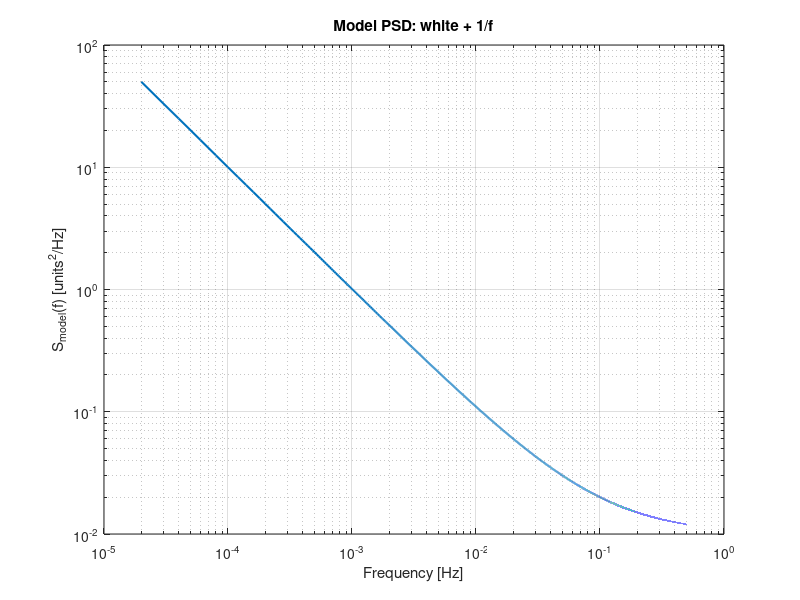

Reproduce this figure in MATLAB. (Note: this script raises an error after producing the figure.)
clear; clc; close all;

%% Parameters
fs   = 1;           % [Hz] sampling frequency
N    = 5E4;        % number of samples (even)
t    = (0:N-1)'/fs; % time vector

% PSD model parameters
Swhite = 1E-1;   % white noise level [units^2/Hz]
fc     = 0.1;   % corner frequency between flat and 1/f region [Hz]
alpha  = 1;      % 1/f^alpha

%% 1) Build one-sided PSD model S_model(f)
df     = fs/N;
f_one  = (0:N/2)'*df;        % one-sided frequency grid [0 .. fs/2]

% Model: flat up to fc, then 1/f^alpha
f_min = 1e-5;                % avoid division by zero
f_eff = max(f_one, f_min);
S_one = Swhite^2 * (1 + (fc./f_eff).^alpha);  % [units^2/Hz]

% (Optional) plot the model PSD
figure;
loglog(f_one(2:end), S_one(2:end),'LineWidth',1.5);
xlabel('Frequency [Hz]');
ylabel('S_{model}(f) [units^2/Hz]');
title('Model PSD: white + 1/f');
grid on;

%% 2) Convert to two-sided PSD for length N (needed for FFT-based operations)
% S_one is one-sided. For a real signal:
%  - DC and Nyquist are single bins
%  - all interior positive freqs are mirrored -> two-sided is half there.
S_two_one              = S_one;
S_two_one(2:end-1)     = S_one(2:end-1)/2; % interior freqs halved
% Build full two-sided array (N points)
S_two_full = [S_two_one; flipud(S_two_one(2:end-1))];  % size N x 1

%% 3) Generate colored noise from the PSD model (frequency-domain shaping)

% Create frequency-domain coefficients consistent with S_two_full
% such that variance ~ integral S_one df. Then correct with a final scaling.
X = zeros(N,1);
% DC
X(1) = sqrt(S_two_full(1)*df)*randn;
% Nyquist (N/2+1)
X(N/2+1) = sqrt(S_two_full(N/2+1)*df)*randn;

% Positive freqs 2..N/2
for k = 2:N/2
    Sk    = S_two_full(k);
    sigma = sqrt(Sk*df/2);  % /2 because energy is shared with conjugate
    X(k)        = sigma*(randn + 1i*randn);
    X(N-k+1)    = conj(X(k));   % enforce Hermitian symmetry
end

% Time-domain noise realization
n = real(ifft(X));    % MATLAB ifft has 1/N internally

% Calibrate variance to match theoretical integral of S_one
var_theory = sum(S_one)*df;   % integral of one-sided PSD
var_emp    = var(n);
n          = n*sqrt(var_theory/var_emp);  % rescale

%% 4) Check that PSD of realization matches model (amplitude)
nfft_psd = N;
[PSD_est, f_est] = pwelch(n, hamming(nfft_psd/2), nfft_psd/4, nfft_psd, fs, 'onesided');

S_model_interp = interp1(f_one, S_one, f_est, 'linear', 'extrap');

figure;
loglog(f_est(2:end), PSD_est(2:end), 'LineWidth',1.5); hold on;
loglog(f_est(2:end), S_model_interp(2:end), '--', 'LineWidth',1.5);
xlabel('Frequency [Hz]');
ylabel('PSD [units^2/Hz]');
legend('Estimated PSD (pwelch)','Model PSD');
title('Comparison: model vs estimated PSD');
grid on;

%% 5) Build measurement model: y = H x_true + n
% Two parameters, e.g., offset and slow trend
x_true    = [1.0; -0.5];        % true parameters
H         = [ones(N,1), t/t(end)];  % N x 2

y         = H*x_true + n;       % measurements

%% 6) Unwhitened LS solution
x_LS = (H' * H) \ (H' * y);
C_LS = 3*sqrt(diag(inv(H'*H)));

%% 7) Build frequency-domain whitening "G matrix"
Gf = sqrt((Swhite) ./ S_two_full);   % frequency-domain whitening gain

%% 5) Apply zero-phase whitening to y and H
% Whitening in frequency domain:
Y  = fft(y);
Yw = Gf .* Y;                  % apply whitening gain
y_w = real(ifft(Yw));          % zero-phase whitening

Hw = zeros(size(H));
for j = 1:size(H,2)
    Hj  = fft(H(:,j));
    Hjw = Gf .* Hj;            % same filter applied to each column
    Hw(:,j) = real(ifft(Hjw));
end

% Whitened LS
x_WLS = (Hw' * Hw) \ (Hw' * y_w);
C_WLS = 3*sqrt(diag(inv(Hw'*Hw)));

%% 8) Compare solutions
disp('True parameters:');
disp(x_true.');

disp('Unwhitened LS estimate:');
disp(x_LS.');

disp('Whitened LS estimate (using G):');
disp(x_WLS.');

fprintf('Unwhitened error  : %g, %g\n', x_LS(1)-x_true(1), x_LS(2)-x_true(2));
fprintf('Whitened error    : %g, %g\n', x_WLS(1)-x_true(1), x_WLS(2)-x_true(2));
fprintf('Unwhitened 3 sigma  : %g, %g\n', C_LS(1), C_LS(2));
fprintf('Whitened 3 sigma    : %g, %g\n', C_WLS(1), C_WLS(2));

%% 9) (Optional) check that whitened noise is flat
NO = fft(n);
Nw = Gf.*NO;
n_w = real(ifft(Nw));

[PSD_w, f_w] = pwelch(n_w, hamming(nfft_psd/2), nfft_psd/4, nfft_psd, fs, 'onesided');

figure;
loglog(f_w(2:end), PSD_w(2:end),'LineWidth',1.5);
xlabel('Frequency [Hz]');
ylabel('PSD_{whitened} [units^2/Hz]');
title('PSD of whitened noise (should be ~flat)');
grid on;
